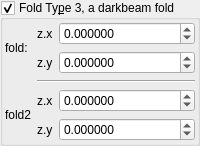
    <widget class="MyGroupBox" name="groupCheck_transf_function_enabledE_false">
     <property name="font">
      <font>
       <weight>50</weight>
       <bold>false</bold>
      </font>
     </property>
     <property name="title">
      <string>Fold Ty&amp;pe 3, a darkbeam fold</string>
     </property>
     <property name="checkable">
      <bool>true</bool>
     </property>
     <layout class="QVBoxLayout" name="verticalLayout_24">
      <property name="leftMargin">
       <number>2</number>
      </property>
      <property name="topMargin">
       <number>2</number>
      </property>
      <property name="rightMargin">
       <number>2</number>
      </property>
      <property name="bottomMargin">
       <number>2</number>
      </property>
      <item>
       <layout class="QGridLayout" name="gridLayout_12" columnstretch="0,0,1" columnminimumwidth="0,0,0">
        <item row="0" column="2">
         <widget class="MyDoubleSpinBox" name="spinbox3_transf_offsetA_111_x">
          <property name="sizePolicy">
           <sizepolicy hsizetype="Minimum" vsizetype="Maximum">
            <horstretch>0</horstretch>
            <verstretch>0</verstretch>
           </sizepolicy>
          </property>
          <property name="prefix">
           <string/>
          </property>
          <property name="decimals">
           <number>6</number>
          </property>
          <property name="minimum">
           <double>-99.989999999999995</double>
          </property>
          <property name="singleStep">
           <double>0.100000000000000</double>
          </property>
         </widget>
        </item>
        <item row="1" column="1">
         <widget class="QLabel" name="label_138">
          <property name="text">
           <string notr="true">z.y</string>
          </property>
         </widget>
        </item>
        <item row="1" column="2">
         <widget class="MyDoubleSpinBox" name="spinbox3_transf_offsetA_111_y">
          <property name="sizePolicy">
           <sizepolicy hsizetype="Minimum" vsizetype="Maximum">
            <horstretch>0</horstretch>
            <verstretch>0</verstretch>
           </sizepolicy>
          </property>
          <property name="prefix">
           <string/>
          </property>
          <property name="decimals">
           <number>6</number>
          </property>
          <property name="minimum">
           <double>-99.989999999999995</double>
          </property>
          <property name="singleStep">
           <double>0.100000000000000</double>
          </property>
         </widget>
        </item>
        <item row="0" column="1">
         <widget class="QLabel" name="label_111">
          <property name="text">
           <string notr="true">z.x</string>
          </property>
         </widget>
        </item>
        <item row="3" column="1">
         <widget class="QLabel" name="label_112">
          <property name="text">
           <string notr="true">z.x</string>
          </property>
         </widget>
        </item>
        <item row="0" column="0" rowspan="2">
         <widget class="QLabel" name="label_266">
          <property name="text">
           <string>fold:</string>
          </property>
         </widget>
        </item>
        <item row="4" column="1">
         <widget class="QLabel" name="label_140">
          <property name="text">
           <string notr="true">z.y</string>
          </property>
         </widget>
        </item>
        <item row="3" column="2">
         <widget class="MyDoubleSpinBox" name="spinbox3_transf_offset_222_x">
          <property name="sizePolicy">
           <sizepolicy hsizetype="Minimum" vsizetype="Maximum">
            <horstretch>0</horstretch>
            <verstretch>0</verstretch>
           </sizepolicy>
          </property>
          <property name="prefix">
           <string/>
          </property>
          <property name="decimals">
           <number>6</number>
          </property>
          <property name="minimum">
           <double>-99.989999999999995</double>
          </property>
          <property name="singleStep">
           <double>0.100000000000000</double>
          </property>
         </widget>
        </item>
        <item row="3" column="0" rowspan="2">
         <widget class="QLabel" name="label_17">
          <property name="text">
           <string>fold2</string>
          </property>
         </widget>
        </item>
        <item row="4" column="2">
         <widget class="MyDoubleSpinBox" name="spinbox3_transf_offset_222_y">
          <property name="sizePolicy">
           <sizepolicy hsizetype="Minimum" vsizetype="Maximum">
            <horstretch>0</horstretch>
            <verstretch>0</verstretch>
           </sizepolicy>
          </property>
          <property name="prefix">
           <string/>
          </property>
          <property name="decimals">
           <number>6</number>
          </property>
          <property name="minimum">
           <double>-99.989999999999995</double>
          </property>
          <property name="singleStep">
           <double>0.100000000000000</double>
          </property>
         </widget>
        </item>
        <item row="2" column="1" colspan="2">
         <widget class="Line" name="line">
          <property name="orientation">
           <enum>Qt::Horizontal</enum>
          </property>
         </widget>
        </item>
       </layout>
      </item>
     </layout>
    </widget>
